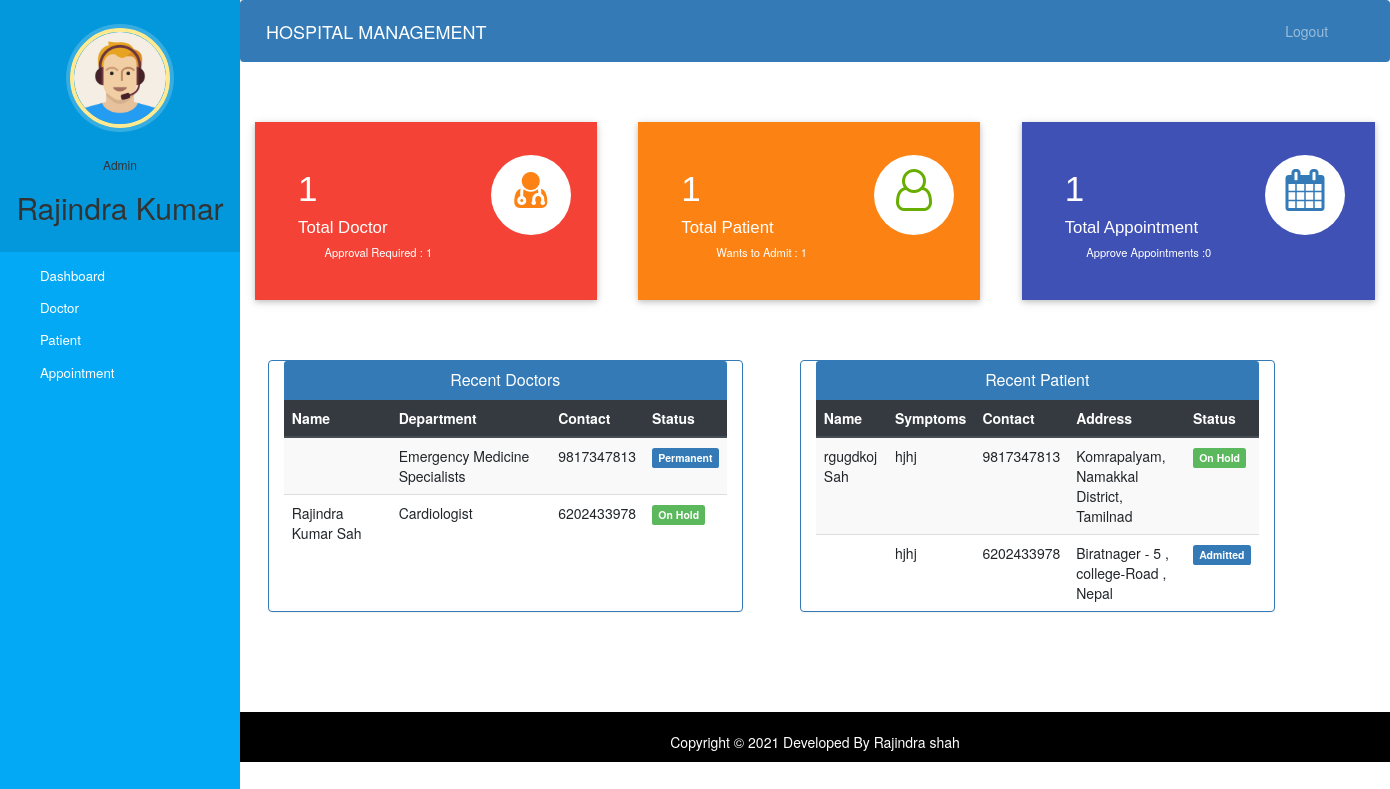
Page /admin-dashboard (signed in) on the committed database.
### hospital/models.py (models this page shows, shortened)
class Doctor(models.Model):
    user=models.OneToOneField(User,on_delete=models.CASCADE)
    profile_pic= models.ImageField(upload_to='profile_pic/DoctorProfilePic/',null=True,blank=True)
    address = models.CharField(max_length=40)
    mobile = models.CharField(max_length=20,null=True)
    department= models.CharField(max_length=50,choices=departments,default='Cardiologist')
    status=models.BooleanField(default=False)
    @property
    def get_name(self):
        return self.user.first_name+" "+self.user.last_name

class Patient(models.Model):
    user=models.OneToOneField(User,on_delete=models.CASCADE)
    profile_pic= models.ImageField(upload_to='profile_pic/PatientProfilePic/',null=True,blank=True)
    address = models.CharField(max_length=40)
    mobile = models.CharField(max_length=20,null=False)
    symptoms = models.CharField(max_length=100,null=False)
    assignedDoctorId = models.PositiveIntegerField(null=True)
    admitDate=models.DateField(auto_now=True)
    status=models.BooleanField(default=False)
    @property
    def get_name(self):
        return self.user.first_name+" "+self.user.last_name

### hospital/views.py (the view)
# urls.py: path('admin-dashboard', views.admin_dashboard_view,name='admin-dashboard'),
@login_required(login_url='adminlogin')
@user_passes_test(is_admin)
def admin_dashboard_view(request):
    doctors=models.Doctor.objects.all().order_by('-id')
    patients=models.Patient.objects.all().order_by('-id')
    doctorcount=models.Doctor.objects.all().filter(status=True).count()
    pendingdoctorcount=models.Doctor.objects.all().filter(status=False).count()
    patientcount=models.Patient.objects.all().filter(status=True).count()
    pendingpatientcount=models.Patient.objects.all().filter(status=False).count()
    appointmentcount=models.Appointment.objects.all().filter(status=True).count()
    pendingappointmentcount=models.Appointment.objects.all().filter(status=False).count()
    mydict={
    'doctors':doctors,
    'patients':patients,
    'doctorcount':doctorcount,
    'pendingdoctorcount':pendingdoctorcount,
    'patientcount':patientcount,
    'pendingpatientcount':pendingpatientcount,
    'appointmentcount':appointmentcount,
    'pendingappointmentcount':pendingappointmentcount,
    }
    return render(request,'hospital/admin_dashboard.html',context=mydict)

### hospital/views.py (called while the page is built)
def is_admin(user):
    return user.groups.filter(name='ADMIN').exists()

### templates/hospital/admin_dashboard.html
{% extends 'hospital/admin_base.html' %}
{% load static %}
{% block content %}
{%include 'hospital/admin_dashboard_cards.html'%}
<br><br><br>
<div class="container">
  <div class="row">
    <div class="panel panel-primary col-md-5" style="margin-left:2%;">
      <div class="panel-heading" style="text-align:center;">
        <h6 class="panel-title">Recent Doctors</h6>
      </div>
      <table class="table table-hover table-striped" id="dev-table">
        <thead class="thead-dark">
          <tr>
            <th>Name</th>
            <th>Department</th>
            <th>Contact</th>
            <th>Status</th>
          </tr>
        </thead>
        {% for d in doctors %}
        <tr>
          <td> {{d.get_name}}</td>
          <td>{{d.department}}</td>
          <td>{{d.mobile}}</td>
          {%if d.status%}
          <td> <span class="label label-primary">Permanent</span></td>
          {% else %}
          <td> <span class="label label-success">On Hold</span></td>
          {% endif %}
        </tr>
        {% endfor %}
      </table>
    </div>
    <div class="panel panel-primary col-md-5" style="margin-left:5%;">
      <div class="panel-heading" style="text-align:center;">
        <h6 class="panel-title">Recent Patient</h6>
      </div>
      <table class="table table-hover table-striped" id="dev-table">
        <thead class="thead-dark">
          <tr>
            <th>Name</th>
            <th>Symptoms</th>
            <th>Contact</th>
            <th>Address</th>
            <th>Status</th>
          </tr>
        </thead>
        {% for p in patients %}
        <tr>
          <td> {{p.get_name}}</td>
          <td>{{p.symptoms}}</td>
          <td>{{p.mobile}}</td>
          <td>{{p.address}}</td>
          {%if p.status%}
          <td> <span class="label label-primary">Admitted</span></td>
          {% else %}
          <td> <span class="label label-success">On Hold</span></td>
          {% endif %}
        </tr>
        {% endfor %}
      </table>
    </div>
  </div>
</div>
{% endblock content %}

### templates/hospital/admin_base.html (shortened to what this page needs)
<!DOCTYPE html>
{% load static %}
<html lang="en">
<head>
  <link rel="stylesheet" href="https://stackpath.bootstrapcdn.com/bootstrap/4.3.1/css/bootstrap.min.css">
  <link rel="stylesheet" href="https://maxcdn.bootstrapcdn.com/font-awesome/4.7.0/css/font-awesome.min.css">
  <link rel="stylesheet" href="{% static '/style.css' %}">
</head>
<body>
  <nav class="menu" tabindex="0">
    <header class="avatar">
      <img src="{% static "images/adminpropic.png" %}" />
      <br><br>
      <h6>Admin</h6>
      <h2>{{request.user.first_name}}</h2>
    </header>
    <ul>
      <li tabindex="0" class="icon-dashboard"> <a style="color:white; text-decoration:none;" href="/admin-dashboard"><span>Dashboard</span></a> </li>
      <li tabindex="0" class="icon-customers"> <a style="color:white; text-decoration:none;" href="/admin-doctor"><span>Doctor</span></a></li>
      <li tabindex="0" class="icon-users"> <a style="color:white; text-decoration:none;" href="/admin-patient"><span>Patient</span></a></li>
      <li tabindex="0" class="icon-calendar"> <a style="color:white; text-decoration:none;" href="/admin-appointment"><span>Appointment</span></a></li>
    </ul>
  </nav>
  <main>
    <div class="bs-example">
      <nav class="navbar navbar-expand-md  navbar-dark fixed-top" style="background:#337AB7;">
        <a href="/admin-dashboard" class="navbar-brand">HOSPITAL MANAGEMENT</a>
        <div class="collapse navbar-collapse justify-content-between" id="navbarCollapse">
          <div class="navbar-nav" style=" margin-left: 90%;">
            <a href="/logout" class="nav-item nav-link">Logout</a>
          </div>
        </div>
      </nav>
    </div>
    <br><br>
    {% block content %}
    {% endblock content %}
    <br><br><br><br>
    <footer>
      <br>
      <div class="container">
        <div class="row">
          <div class="col-md-12 col-sm-12">
            <div style="color:#ffffff;" class="wow fadeInUp footer-copyright">
              <p>
                Copyright &copy; 2021 Developed By Rajindra shah </p>
            </div>
          </div>
        </div>
      </div>
    </footer>
  </main>
</body>
</html>

### templates/hospital/admin_dashboard_cards.html (shortened to what this page needs)
<!DOCTYPE html>
<html lang="en" dir="ltr">
<head>
  <link rel="stylesheet" href="https://maxcdn.bootstrapcdn.com/bootstrap/3.4.1/css/bootstrap.min.css">
  <link rel="stylesheet" href="https://cdnjs.cloudflare.com/ajax/libs/font-awesome/4.7.0/css/font-awesome.min.css">
</head>
<body>
  <div class="market-updates">
    <div class="col-md-4 market-update-gd">
      <div class="market-update-block clr-block-1">
        <div class="col-md-8 market-update-left">
          <h3>{{doctorcount}}</h3>
          <h4>Total Doctor</h4>
          <p>Approval Required : {{pendingdoctorcount}}</p>
        </div>
        <div class="col-md-4 market-update-right">
          <i class="fa fa-user-md"></i>
        </div>
        <div class="clearfix"> </div>
      </div>
    </div>
    <div class="col-md-4 market-update-gd">
      <div class="market-update-block clr-block-2">
        <div class="col-md-8 market-update-left">
          <h3>{{patientcount}}</h3>
          <h4>Total Patient</h4>
          <p>Wants to Admit : {{pendingpatientcount}}</p>
        </div>
        <div class="col-md-4 market-update-right">
          <i class="fa fa-user-o"></i>
        </div>
        <div class="clearfix"> </div>
      </div>
    </div>
    <div class="col-md-4 market-update-gd">
      <div class="market-update-block clr-block-3">
        <div class="col-md-8 market-update-left">
          <h3>{{appointmentcount}}</h3>
          <h4>Total Appointment</h4>
          <p>Approve Appointments :{{pendingappointmentcount}} </p>
        </div>
        <div class="col-md-4 market-update-right">
          <i class="fa fa-calendar"> </i>
        </div>
        <div class="clearfix"> </div>
      </div>
    </div>
  </div>
</body>
</html>

### static/style.css (style rules this page uses)
body { padding-left: 240px; }
main { position: relative; height: 100vh; }
.menu { background: #5bc995; height: 100vh; width: 240px; position: fixed; top: 0px; left: 0; z-index: 5; outline: none; }
.menu .avatar { background: rgba(0, 0, 0, 0.1); padding: 2em 0.5em; text-align: center; }
.menu .avatar img { width: 100px; border-radius: 50%; overflow: hidden; border: 4px solid #ffea92; box-shadow: 0 0 0 4px rgba(255, 255, 255, 0.2); }
.menu .avatar h2 { font-weight: normal; margin-bottom: 0; }
.menu ul { list-style: none; padding: 0.5em 0; margin: 0; }
.menu ul li { padding: 0.5em 1em 0.5em 3em; font-size: 0.95em; font-weight: regular; background-repeat: no-repeat; background-position: left 15px center; background-size: auto 20px; transition: all 0.15s linear; cursor: pointer; }
.menu ul li.icon-dashboard { background-image: url("http://www.entypo.com/images//gauge.svg"); }
.menu ul li.icon-customers { background-image: url("http://www.entypo.com/images//briefcase.svg"); }
.menu ul li.icon-users { background-image: url("http://www.entypo.com/images//users.svg"); }
.menu ul li.icon-calendar { background-image: url("http://www.entypo.com/images//calendar.svg"); }

### templates/hospital/admin_base.html (style rules this page uses)
a:link { text-decoration: none; }
a { color: white; }
footer { padding: 0px 0px 0px 0px; background-color: black; margin: 0px; }
.fa { font-size: 23px; width: 60px; text-align: center; text-decoration: none; margin: 5px 2px; border-radius: 50%; }
p { text-align: center; }
body { padding-left: 240px; }
main { position: relative; height: 100vh; }
.menu { background: #03a9f4; height: 100vh; width: 240px; position: fixed; top: 0px; left: 0; z-index: 5; outline: none; }
.menu .avatar { background: rgba(0, 0, 0, 0.1); padding: 2em 0.5em; text-align: center; }
.menu .avatar img { width: 100px; border-radius: 50%; overflow: hidden; border: 4px solid #ffea92; box-shadow: 0 0 0 4px rgba(255, 255, 255, 0.2); }
.menu .avatar h2 { font-weight: normal; margin-bottom: 0; }
.menu ul { list-style: none; padding: 0.5em 0; margin: 0; }
.menu ul li { padding: 0.5em 1em 0.5em 3em; font-size: 0.95em; font-weight: regular; background-repeat: no-repeat; background-position: left 15px center; background-size: auto 20px; transition: all 0.15s linear; cursor: pointer; }
.menu ul li.icon-dashboard { background-image: url("http://www.entypo.com/images//gauge.svg"); }
.menu ul li.icon-customers { background-image: url("http://www.entypo.com/images//briefcase.svg"); }
.menu ul li.icon-users { background-image: url("http://www.entypo.com/images//users.svg"); }
.menu ul li.icon-calendar { background-image: url("http://www.entypo.com/images//calendar.svg"); }

### rows in the picture
Doctor: department "Emergency Medicine Specialists", mobile "9817347813", status "Permanent"
Doctor: get_name "Rajindra Kumar Sah", department "Cardiologist", mobile "6202433978", status "On Hold"
Patient: get_name "rgugdkoj Sah", symptoms "hjhj", mobile "9817347813", address "Komrapalyam, Namakkal District, Tamilnad", status "On Hold"
Patient: symptoms "hjhj", mobile "6202433978", address "Biratnager - 5 , college-Road , Nepal", status "Admitted"

### other values in the picture
{{ request.user.first_name }} "Rajindra Kumar"
{{ doctorcount }} "1"
{{ pendingdoctorcount }} "1"
{{ patientcount }} "1"
{{ pendingpatientcount }} "1"
{{ appointmentcount }} "1"
{{ pendingappointmentcount }} "0"
